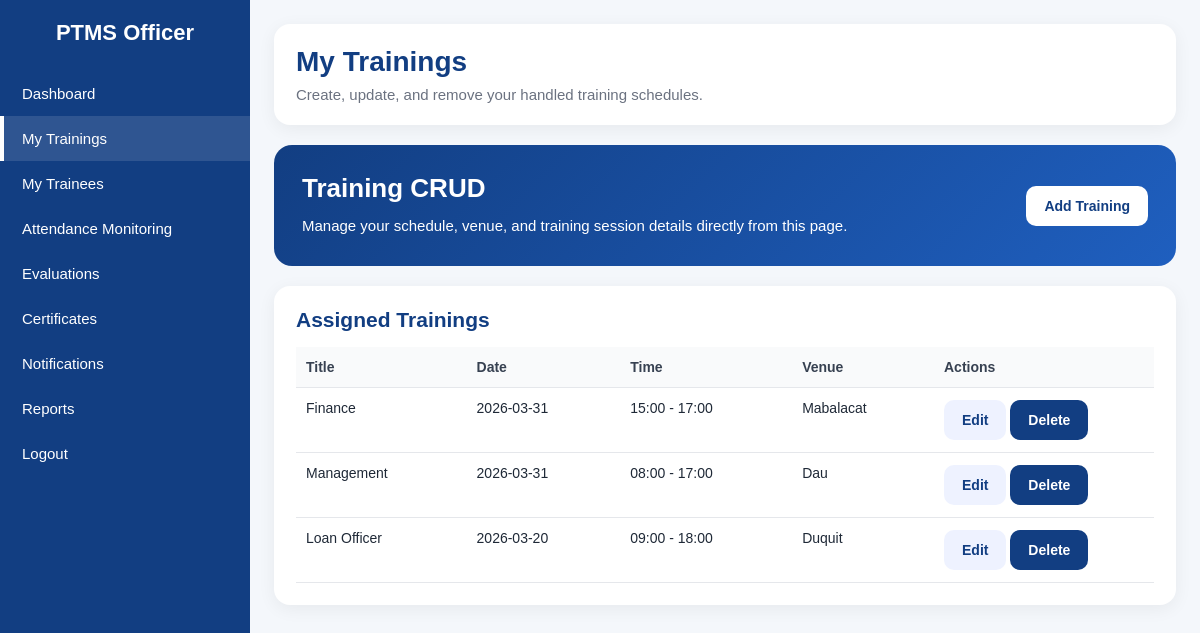
Page /modules/officer_trainings.php (signed in) on the committed database.
### tables this page shows
CREATE TABLE `trainings` (
  `id` int(11) NOT NULL,
  `title` varchar(180) NOT NULL,
  `description` text DEFAULT NULL,
  `schedule_date` date NOT NULL,
  `start_time` time NOT NULL,
  `end_time` time NOT NULL,
  `venue` varchar(180) DEFAULT NULL,
  `trainer_user_id` int(11) DEFAULT NULL,
  `capacity` int(11) NOT NULL DEFAULT 20,
  `created_by` int(11) DEFAULT NULL,
  `created_at` timestamp NOT NULL DEFAULT current_timestamp()
);

### modules/officer_trainings.php (the view, shortened to what this page needs)
<?php
require_once __DIR__ . '/../config/db.php';
$userId = (int)$_SESSION['user_id'];
$trainings = $conn->query("
    SELECT id, title, schedule_date, start_time, end_time, venue
    FROM trainings
    WHERE trainer_user_id = {$userId}
    ORDER BY schedule_date DESC, start_time DESC
");
include __DIR__ . '/../includes/header.php';
include __DIR__ . '/../includes/sidebar_officer.php';
?>
<div class="topbar">
    <div class="page-title">
        <h1>My Trainings</h1>
        <p>Create, update, and remove your handled training schedules.</p>
    </div>
</div>
<div class="hero-panel">
    <div>
        <h2>Training CRUD</h2>
        <p>Manage your schedule, venue, and training session details directly from this page.</p>
    </div>
    <div class="actions">
        <button class="btn btn-primary" data-modal-target="#addTrainingModal">Add Training</button>
    </div>
</div>
<div class="table-card">
    <h2>Assigned Trainings</h2>
    <div class="table-wrap">
        <table>
            <thead>
                <tr>
                    <th>Title</th>
                    <th>Date</th>
                    <th>Time</th>
                    <th>Venue</th>
                    <th style="width:220px;">Actions</th>
                </tr>
            </thead>
            <tbody>
                <?php if ($trainings && $trainings->num_rows > 0): ?>
                    <?php while ($row = $trainings->fetch_assoc()): ?>
                        <tr>
                            <td><?= e($row['title']); ?></td>
                            <td><?= e($row['schedule_date']); ?></td>
                            <td><?= e(substr((string)$row['start_time'], 0, 5)); ?> - <?= e(substr((string)$row['end_time'], 0, 5)); ?></td>
                            <td><?= e($row['venue'] ?: '—'); ?></td>
                            <td>
                                <button
                                    class="btn btn-light edit-training-btn"
                                    type="button"
                                    data-modal-target="#editTrainingModal"
                                    data-id="<?= (int)$row['id']; ?>"
                                    data-title="<?= e($row['title']); ?>"
                                    data-date="<?= e($row['schedule_date']); ?>"
                                    data-start="<?= e($row['start_time']); ?>"
                                    data-end="<?= e($row['end_time']); ?>"
                                    data-venue="<?= e($row['venue']); ?>"
                                >
                                    Edit
                                </button>
                                <form method="POST" style="display:inline-block;" onsubmit="return confirm('Delete this training?');">
                                    <button class="btn btn-blue" type="submit">Delete</button>
                                </form>
                            </td>
                        </tr>
                    <?php endwhile; ?>
                <?php else: ?>
                    <tr>
                        <td colspan="5" class="empty">No trainings assigned yet.</td>
                    </tr>
                <?php endif; ?>
            </tbody>
        </table>
    </div>
</div>
<?php include __DIR__ . '/../includes/footer.php'; ?>

### includes/header.php (style rules this page uses)
* { margin:0; padding:0; box-sizing:border-box; }
body { font-family: Arial, Helvetica, sans-serif; background:#f4f7fb; color:#1f2937; }
.topbar { background:#fff; padding:22px; border-radius:16px; box-shadow:0 4px 18px rgba(0,0,0,0.06); margin-bottom:20px; }
.page-title h1 { font-size:28px; color:#123e82; margin-bottom:8px; }
.page-title p { color:#6b7280; font-size:15px; }
.hero-panel { background:linear-gradient(135deg, #123e82, #1f5fbf); color:#fff; border-radius:18px; padding:28px; display:flex; justify-content:space-between; align-items:center; gap:20px; margin-bottom:20px; flex-wrap:wrap; }
.hero-panel h1, .hero-panel h2 { font-size:26px; margin-bottom:10px; }
.hero-panel p { font-size:15px; max-width:760px; line-height:1.6; }
.actions { display:flex; gap:12px; flex-wrap:wrap; }
.btn { display:inline-block; padding:12px 18px; border-radius:10px; text-decoration:none; font-weight:bold; font-size:14px; transition:0.3s; cursor:pointer; border:none; }
.btn-primary { background:#fff; color:#123e82; }
.btn-blue { background:#123e82; color:#fff; }
.btn-light { background:#eef2ff; color:#123e82; }
.stat-card, .table-card, .content-card { background:#fff; border-radius:16px; padding:22px; box-shadow:0 4px 18px rgba(0,0,0,0.06); }
.table-card h2, .content-card h2 { color:#123e82; font-size:21px; margin-bottom:15px; }
.table-wrap { overflow-x:auto; }
table { width:100%; border-collapse:collapse; }
table th, table td { padding:12px 10px; border-bottom:1px solid #e5e7eb; text-align:left; font-size:14px; vertical-align:top; }
table th { background:#f9fafb; color:#374151; }

### rows in the picture
trainings: title "Finance", schedule_date "2026-03-31", start_time "15:00", end_time "17:00", venue "Mabalacat"
trainings: title "Management", schedule_date "2026-03-31", start_time "08:00", end_time "17:00", venue "Dau"
trainings: title "Loan Officer", schedule_date "2026-03-20", start_time "09:00", end_time "18:00", venue "Duquit"
